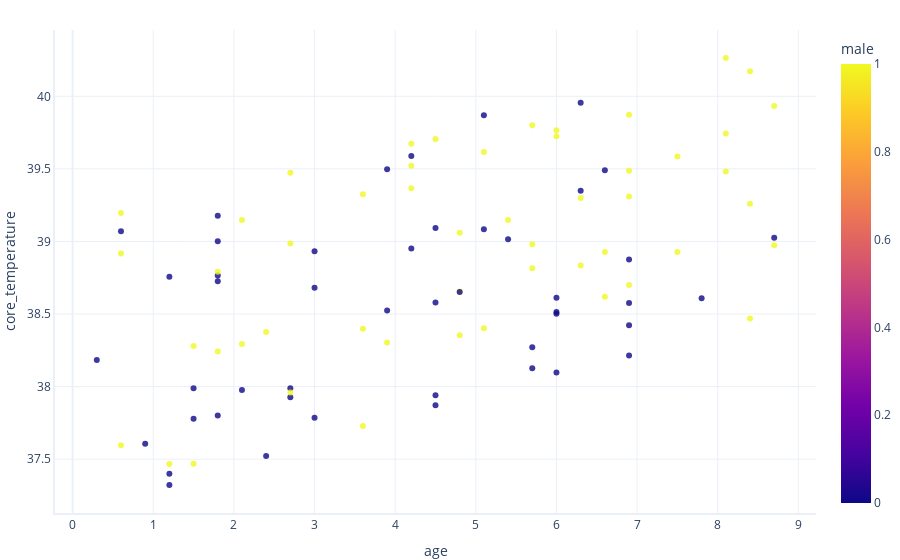

Write notebook code for a chart like this one.
### Code cell
px.scatter(dataset,
    x='age',                              # x-axis: sex categories
    y='core_temperature', 
    color="male"                            # y-axis: port categories
   # bubble color based on survival rate
    )

### Figure 1 — Plotly figure (JSON) as saved in the notebook; plotly's stock layout.template omitted (floating-point values rounded to 4 significant figures)
{"data": [{"hovertemplate": "age=%{x}<br>core_temperature=%{y}<br>male=%{marker.color}<extra></extra>", "legendgroup": "", "marker": {"color": [0, 0, 1, 1, 1, 0, 1, 1, 0, 0, 1, 0, 1, 1, 0, 1, 1, 1, 0, 1, 0, 1, 0, 1, 1, 0, 1, 0, 0, 0, 1, 0, 1, 1, 1, 1, 1, 1, 0, 1, 0, 1, 0, 0, 0, 0, 0, 1, 0, 1, 1, 1, 0, 0, 1, 0, 1, 0, 1, 0, 1, 1, 1, 1, 1, 1, 1, 0, 0, 1, 0, 1, 1, 0, 0, 1, 0, 1, 0, 0, 0, 1, 0, 0, 1, 1, 0, 1, 0, 0, 0, 1, 0, 0, 1, 0, 0, 1], "coloraxis": "coloraxis", "symbol": "circle"}, "mode": "markers", "name": "", "orientation": "v", "showlegend": false, "type": "scatter", "x": [6.9, 5.4, 5.4, 4.8, 4.8, 7.8, 2.7, 5.7, 1.5, 1.8, 4.2, 4.5, 1.5, 5.1, 4.8, 5.1, 3.6, 4.2, 2.7, 8.7, 0.9, 6.3, 1.2, 2.7, 6, 6, 0.6, 3.9, 6, 5.7, 6.9, 5.1, 2.1, 3.6, 6.3, 2.4, 8.4, 7.5, 5.7, 5.7, 2.7, 4.2, 6.9, 3, 1.8, 2.4, 6.3, 0.6, 1.8, 4.8, 8.4, 8.1, 6.3, 8.7, 4.5, 4.5, 7.5, 1.2, 5.7, 0.6, 6.9, 8.1, 0.6, 1.2, 6.6, 8.1, 2.7, 3.9, 4.2, 6.9, 1.2, 3.9, 3.6, 0.3, 3, 8.7, 2.1, 6.6, 1.5, 5.1, 6, 2.1, 6, 4.2, 1.5, 1.8, 1.8, 6.9, 6.9, 4.5, 1.8, 8.4, 3, 4.5, 1.8, 6.6, 6.9, 6], "xaxis": "x", "y": [38.42, 39.02, 39.15, 39.06, 38.66, 38.61, 39.47, 38.82, 37.78, 39.18, 39.52, 38.58, 38.28, 38.4, 38.65, 39.62, 37.73, 39.37, 37.99, 39.93, 37.61, 38.83, 37.4, 38.99, 39.72, 38.1, 37.6, 39.5, 38.5, 38.27, 38.7, 39.08, 38.29, 38.4, 39.3, 38.38, 38.47, 39.59, 38.13, 39.8, 37.93, 39.67, 38.21, 38.93, 37.8, 37.52, 39.35, 38.92, 38.73, 38.35, 40.17, 39.48, 39.96, 39.03, 39.71, 37.87, 38.93, 38.76, 38.98, 39.07, 39.31, 40.26, 39.2, 37.47, 38.62, 39.74, 37.96, 38.52, 39.59, 39.49, 37.32, 38.3, 39.33, 38.18, 37.79, 38.97, 37.98, 38.93, 37.99, 39.87, 38.51, 39.15, 38.61, 38.95, 37.47, 38.24, 38.77, 39.87, 38.87, 39.09, 39.0, 39.26, 38.68, 37.94, 38.79, 39.49, 38.58, 39.77], "yaxis": "y"}], "layout": {"coloraxis": {"colorbar": {"title": {"text": "male"}}, "colorscale": [[0, "#0d0887"], [0.1111, "#46039f"], [0.2222, "#7201a8"], [0.3333, "#9c179e"], [0.4444, "#bd3786"], [0.5556, "#d8576b"], [0.6667, "#ed7953"], [0.7778, "#fb9f3a"], [0.8889, "#fdca26"], [1, "#f0f921"]]}, "legend": {"tracegroupgap": 0}, "xaxis": {"anchor": "y", "domain": [0, 1], "title": {"text": "age"}}, "yaxis": {"anchor": "x", "domain": [0, 1], "title": {"text": "core_temperature"}}}}
